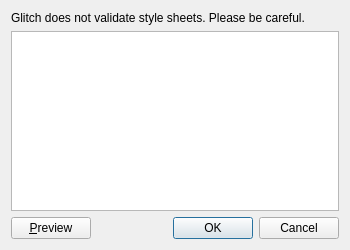
<?xml version="1.0" encoding="UTF-8"?>
<ui version="4.0">
 <class>glitch_style_sheet</class>
 <widget class="QDialog" name="glitch_style_sheet">
  <property name="geometry">
   <rect>
    <x>0</x>
    <y>0</y>
    <width>350</width>
    <height>250</height>
   </rect>
  </property>
  <property name="windowTitle">
   <string>Glitch: Widget Style Sheet</string>
  </property>
  <property name="windowIcon">
   <iconset resource="../Icons/icons.qrc">
    <normaloff>:/Logo/glitch-logo.png</normaloff>:/Logo/glitch-logo.png</iconset>
  </property>
  <layout class="QVBoxLayout" name="verticalLayout">
   <item>
    <widget class="QLabel" name="label">
     <property name="text">
      <string>Glitch does not validate style sheets. Please be careful.</string>
     </property>
     <property name="wordWrap">
      <bool>true</bool>
     </property>
    </widget>
   </item>
   <item>
    <widget class="QPlainTextEdit" name="style_sheet"/>
   </item>
   <item>
    <layout class="QHBoxLayout" name="horizontalLayout_2">
     <item>
      <widget class="QPushButton" name="preview">
       <property name="text">
        <string>&amp;Preview</string>
       </property>
      </widget>
     </item>
     <item>
      <widget class="QDialogButtonBox" name="buttonBox">
       <property name="orientation">
        <enum>Qt::Horizontal</enum>
       </property>
       <property name="standardButtons">
        <set>QDialogButtonBox::Cancel|QDialogButtonBox::Ok</set>
       </property>
      </widget>
     </item>
    </layout>
   </item>
  </layout>
 </widget>
 <tabstops>
  <tabstop>style_sheet</tabstop>
  <tabstop>preview</tabstop>
  <tabstop>buttonBox</tabstop>
 </tabstops>
 <resources>
  <include location="../Icons/icons.qrc"/>
 </resources>
 <connections>
  <connection>
   <sender>buttonBox</sender>
   <signal>accepted()</signal>
   <receiver>glitch_style_sheet</receiver>
   <slot>accept()</slot>
   <hints>
    <hint type="sourcelabel">
     <x>248</x>
     <y>254</y>
    </hint>
    <hint type="destinationlabel">
     <x>157</x>
     <y>274</y>
    </hint>
   </hints>
  </connection>
  <connection>
   <sender>buttonBox</sender>
   <signal>rejected()</signal>
   <receiver>glitch_style_sheet</receiver>
   <slot>reject()</slot>
   <hints>
    <hint type="sourcelabel">
     <x>316</x>
     <y>260</y>
    </hint>
    <hint type="destinationlabel">
     <x>286</x>
     <y>274</y>
    </hint>
   </hints>
  </connection>
 </connections>
</ui>
